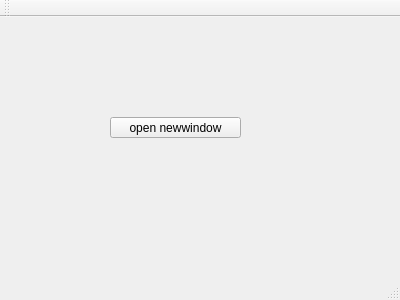
<?xml version="1.0" encoding="UTF-8"?>
<ui version="4.0">
 <class>MainWindow</class>
 <widget class="QMainWindow" name="MainWindow">
  <property name="geometry">
   <rect>
    <x>0</x>
    <y>0</y>
    <width>400</width>
    <height>300</height>
   </rect>
  </property>
  <property name="windowTitle">
   <string>MainWindow</string>
  </property>
  <widget class="QWidget" name="centralWidget">
   <widget class="QPushButton" name="newwindow_Button">
    <property name="geometry">
     <rect>
      <x>110</x>
      <y>100</y>
      <width>131</width>
      <height>21</height>
     </rect>
    </property>
    <property name="text">
     <string>open newwindow</string>
    </property>
   </widget>
  </widget>
  <widget class="QMenuBar" name="menuBar">
   <property name="geometry">
    <rect>
     <x>0</x>
     <y>0</y>
     <width>400</width>
     <height>18</height>
    </rect>
   </property>
  </widget>
  <widget class="QToolBar" name="mainToolBar">
   <attribute name="toolBarArea">
    <enum>TopToolBarArea</enum>
   </attribute>
   <attribute name="toolBarBreak">
    <bool>false</bool>
   </attribute>
  </widget>
  <widget class="QStatusBar" name="statusBar"/>
 </widget>
 <layoutdefault spacing="6" margin="11"/>
 <resources/>
 <connections/>
</ui>
